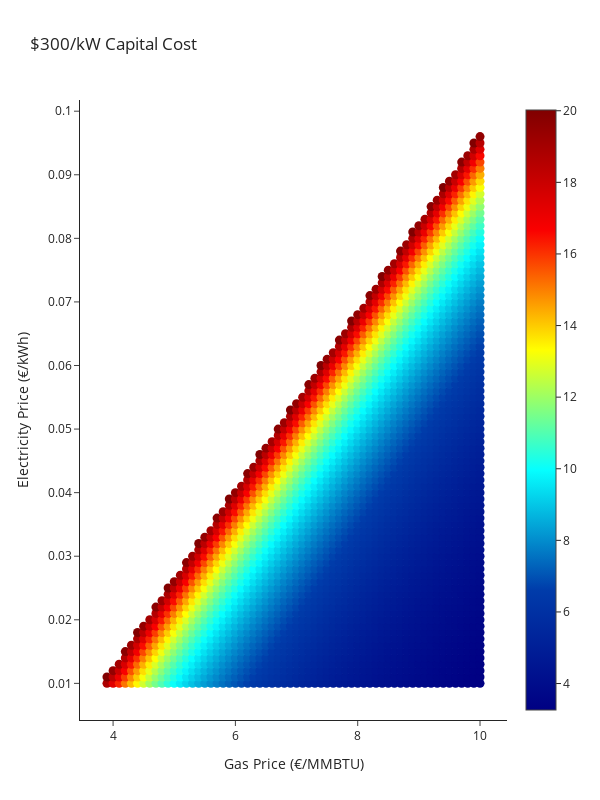
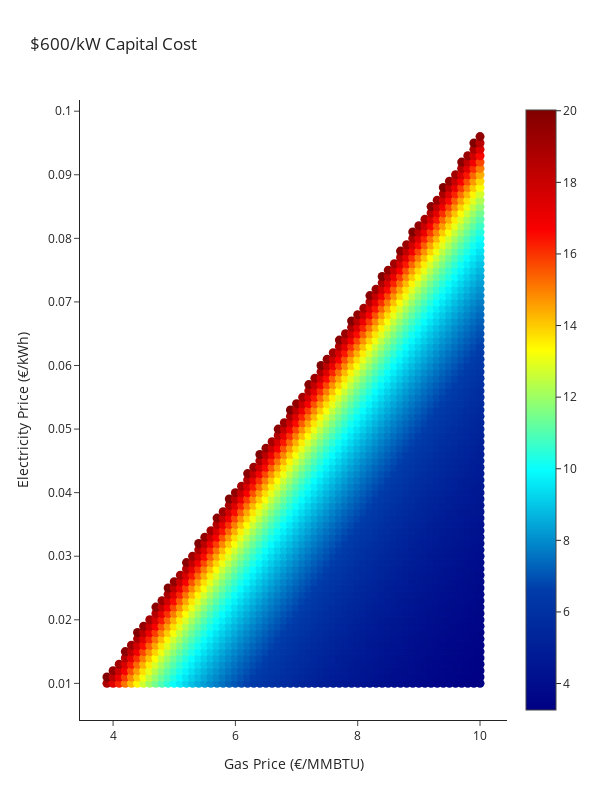
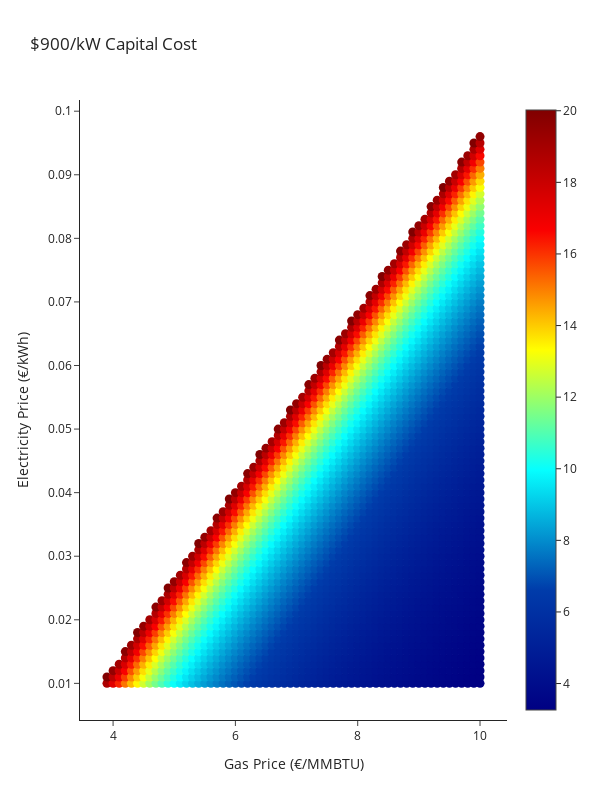

Notebook cell for these charts, in order:
### Code cell
capital_costs = [300, 600, 900]
#capital_cost = 300
for capital_cost in capital_costs:
    mask = df_break_even['Capital Cost' ] == capital_cost
    x_solved = []
    y_solved = []
    z_solved = []

    #print(df_break_even)
    for i in df_break_even[mask].index:
        if (df_break_even.loc[i,'PBP'] > 0.0) & (df_break_even.loc[i,'PBP'] < 20.1
        ):
            x_solved.append(df_break_even.loc[i,'Gas_Price'])
            y_solved.append(df_break_even.loc[i,'Electricity_Price'])
            z_solved.append(df_break_even.loc[i,'PBP'])


    fig = go.Figure(data=go.Scatter(
        x = x_solved,
        y = y_solved,
        mode='markers',
        marker=dict(
            size=16,
            color=z_solved, #set color equal to a variable
            colorscale='Jet', # one of plotly colorscales
            showscale=True
        )
    ))
    fig.update_traces(mode='markers', marker_line_width=0, marker_size=9)
    fig.update_xaxes(title_text = 'Gas Price (€/MMBTU)')
    fig.update_yaxes(title_text = 'Electricity Price (€/kWh)')
    fig.update_layout(template = 'simple_white', width = 600, height = 800, title = '$'+str(capital_cost)+'/kW Capital Cost')
    fig.write_image('images/'+str(capital_cost) + '_capital_cost.png')
    fig.show()

### Figure 1 — Plotly figure (JSON) as saved in the notebook; plotly's stock layout.template omitted (floating-point values rounded to 4 significant figures; data arrays with more than 128 entries replaced by an {"elided": "..."} marker saying what was removed)
{"data": [{"marker": {"color": {"elided": "2747 float values"}, "colorscale": [[0, "rgb(0,0,131)"], [0.2, "rgb(0,60,170)"], [0.4, "rgb(5,255,255)"], [0.6, "rgb(255,255,0)"], [0.8, "rgb(250,0,0)"], [1, "rgb(128,0,0)"]], "line": {"width": 0}, "showscale": true, "size": 9}, "mode": "markers", "type": "scatter", "x": {"elided": "2747 float values"}, "y": {"elided": "2747 float values"}}], "layout": {"height": 800, "title": {"text": "$300/kW Capital Cost"}, "width": 600, "xaxis": {"title": {"text": "Gas Price (€/MMBTU)"}}, "yaxis": {"title": {"text": "Electricity Price (€/kWh)"}}}}

### Figure 2 — Plotly figure (JSON) as saved in the notebook; plotly's stock layout.template omitted (floating-point values rounded to 4 significant figures; data arrays with more than 128 entries replaced by an {"elided": "..."} marker saying what was removed)
{"data": [{"marker": {"color": {"elided": "2747 float values"}, "colorscale": [[0, "rgb(0,0,131)"], [0.2, "rgb(0,60,170)"], [0.4, "rgb(5,255,255)"], [0.6, "rgb(255,255,0)"], [0.8, "rgb(250,0,0)"], [1, "rgb(128,0,0)"]], "line": {"width": 0}, "showscale": true, "size": 9}, "mode": "markers", "type": "scatter", "x": {"elided": "2747 float values"}, "y": {"elided": "2747 float values"}}], "layout": {"height": 800, "title": {"text": "$600/kW Capital Cost"}, "width": 600, "xaxis": {"title": {"text": "Gas Price (€/MMBTU)"}}, "yaxis": {"title": {"text": "Electricity Price (€/kWh)"}}}}

### Figure 3 — Plotly figure (JSON) as saved in the notebook; plotly's stock layout.template omitted (floating-point values rounded to 4 significant figures; data arrays with more than 128 entries replaced by an {"elided": "..."} marker saying what was removed)
{"data": [{"marker": {"color": {"elided": "2747 float values"}, "colorscale": [[0, "rgb(0,0,131)"], [0.2, "rgb(0,60,170)"], [0.4, "rgb(5,255,255)"], [0.6, "rgb(255,255,0)"], [0.8, "rgb(250,0,0)"], [1, "rgb(128,0,0)"]], "line": {"width": 0}, "showscale": true, "size": 9}, "mode": "markers", "type": "scatter", "x": {"elided": "2747 float values"}, "y": {"elided": "2747 float values"}}], "layout": {"height": 800, "title": {"text": "$900/kW Capital Cost"}, "width": 600, "xaxis": {"title": {"text": "Gas Price (€/MMBTU)"}}, "yaxis": {"title": {"text": "Electricity Price (€/kWh)"}}}}
